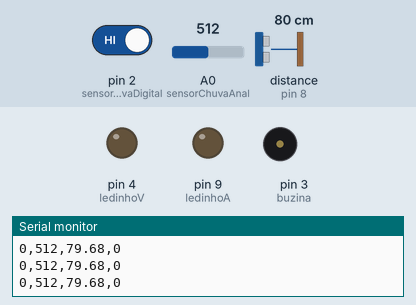
Simulated run of this sketch. Board: Arduino Uno, built with avr-gcc and run on an emulated ATmega328P. Shown: output pins drawn as LEDs (lit = HIGH), buzzer (waves = sounding, pin HIGH), the last lines printed to the serial monitor. Wiring (inferred from the names in the program): ultrasonic range finder: trigger pin 7; echo pin 8. The inputs (shaded band) are chosen by the test bench; at power-on: distance to the obstacle (sensor on pin 8) 80 cm, pin 2 (sensorChuvaDigital) HIGH, A0 (sensorChuvaAnal) = 512. The echo pulse lasts 58.3 µs per cm; pins used as bus, display or sensor lines are not drawn.

Above: at 1.2 s.
1.3 s: distance to the obstacle (sensor on pin 8) set to 2 cm
At 2.6 s:
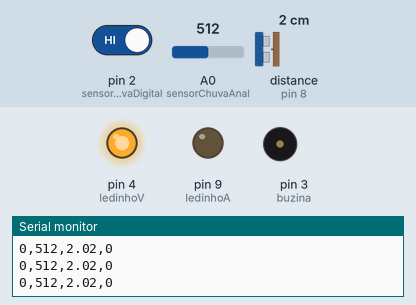
2.9 s: pin 2 (sensorChuvaDigital) driven LOW
At 4.2 s:
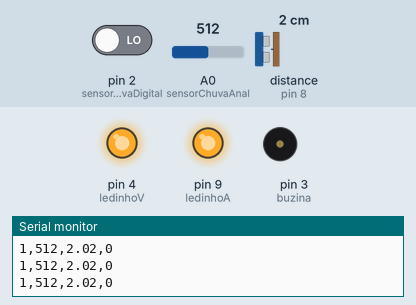
4.5 s: distance to the obstacle (sensor on pin 8) set to 9 cm
At 5.8 s:
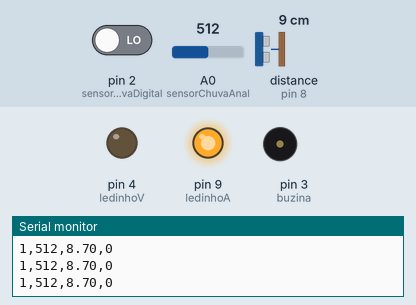
6.1 s: distance to the obstacle (sensor on pin 8) set to 4 cm
At 7.4 s:
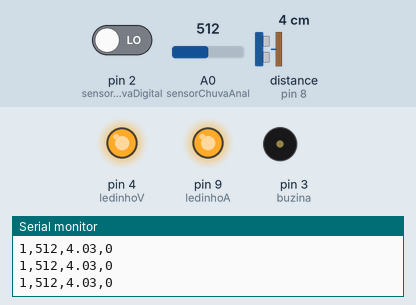
7.7 s: distance to the obstacle (sensor on pin 8) set to 18 cm
At 8.2 s:
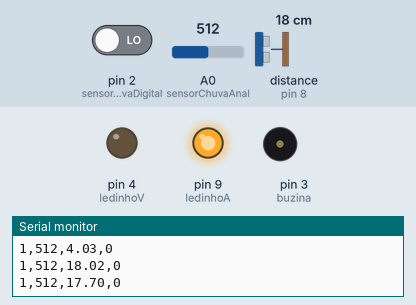
Timing chart, 0 to 10.3 s (numbered marks = the images above; inputs shaded):
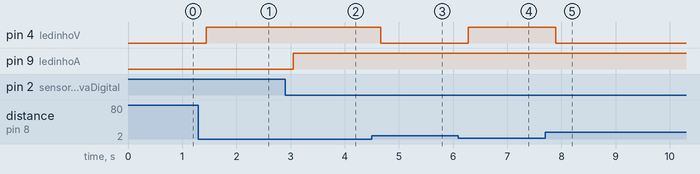

The sketch:

SensorChuva_copy_20261118205009.ino
```cpp
const int sensorChuvaDigital = 2;
const int sensorChuvaAnal = A0;
const int ledinhoV = 4;
const int ledinhoA = 9;
const int buzina = 3;
const int trig = 7;
const int echo = 8;

long duracao;
float distancia;

bool chovendo = false;
bool contandoTempo = false;
bool alertaEmitido = false;
bool alerta = false;

unsigned long inicioContagem = 0;

void setup() {
  Serial.begin(9600);

  pinMode(sensorChuvaDigital, INPUT);
  pinMode(ledinhoV, OUTPUT);
  pinMode(ledinhoA, OUTPUT);
  pinMode(buzina, OUTPUT);
  pinMode(trig, OUTPUT);
  pinMode(echo, INPUT);
}

void loop() {
  int leituraDigital = digitalRead(sensorChuvaDigital);
  int anal = analogRead(sensorChuvaAnal);

  chovendo = (leituraDigital == 0);

  digitalWrite(ledinhoA, chovendo ? HIGH : LOW);

  digitalWrite(trig, LOW);
  delayMicroseconds(2);

  digitalWrite(trig, HIGH);
  delayMicroseconds(10);
  digitalWrite(trig, LOW);

  duracao = pulseIn(echo, HIGH, 30000);

  if (duracao > 0) {
    distancia = duracao * 0.0343 / 2;
  } else {
    distancia = -1;
  }

  bool abaixoLimite = (duracao > 0 && distancia < 5);

  digitalWrite(ledinhoV, abaixoLimite ? HIGH : LOW);

if (abaixoLimite) {

  if (!contandoTempo) {
    inicioContagem = millis();
    contandoTempo = true;
  }

  if (millis() - inicioContagem >= 5000 && !alertaEmitido) {
    alerta = true;
    alertaEmitido = true;

    digitalWrite(buzina, HIGH);
  }

} else {
  contandoTempo = false;
  alertaEmitido = false;
  alerta = false;

  digitalWrite(ledinhoV, LOW);
  digitalWrite(buzina, LOW);
}


  // Envio dos dados para a Raspberry Pi
  Serial.print(chovendo ? 1 : 0);
  Serial.print(",");

  Serial.print(anal);
  Serial.print(",");

  Serial.print(distancia);
  Serial.print(",");

  Serial.println(alerta ? 1 : 0);

  delay(200);
}
```

Measured:
- after the input at 1.3 s, pin 4 (ledinhoV): LOW → HIGH after 0.14 s
- after the input at 2.9 s, pin 9 (ledinhoA): LOW → HIGH after 0.15 s
- after the input at 4.5 s, pin 4 (ledinhoV): HIGH → LOW after 0.17 s
- after the input at 6.1 s, pin 4 (ledinhoV): LOW → HIGH after 0.18 s
- after the input at 7.7 s, pin 4 (ledinhoV): HIGH → LOW after 0.19 s
